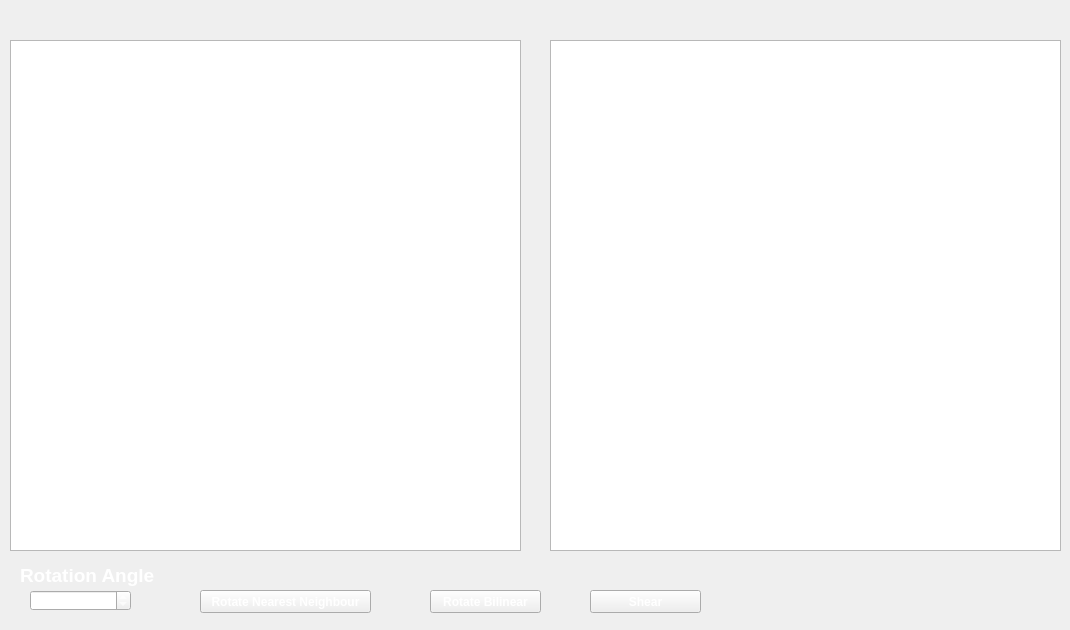
    <widget class="QWidget" name="tab_3">
     <attribute name="title">
      <string>Rotation</string>
     </attribute>
     <widget class="QGraphicsView" name="original_T">
      <property name="geometry">
       <rect>
        <x>10</x>
        <y>40</y>
        <width>511</width>
        <height>511</height>
       </rect>
      </property>
      <property name="styleSheet">
       <string notr="true"/>
      </property>
     </widget>
     <widget class="QGraphicsView" name="rotated_T">
      <property name="geometry">
       <rect>
        <x>550</x>
        <y>40</y>
        <width>511</width>
        <height>511</height>
       </rect>
      </property>
      <property name="styleSheet">
       <string notr="true"/>
      </property>
     </widget>
     <widget class="QLabel" name="label_18">
      <property name="geometry">
       <rect>
        <x>20</x>
        <y>560</y>
        <width>151</width>
        <height>31</height>
       </rect>
      </property>
      <property name="font">
       <font>
        <pointsize>14</pointsize>
        <weight>75</weight>
        <bold>true</bold>
       </font>
      </property>
      <property name="styleSheet">
       <string notr="true">color: rgb(255, 255, 255);</string>
      </property>
      <property name="text">
       <string>Rotation Angle</string>
      </property>
     </widget>
     <widget class="QDoubleSpinBox" name="doubleSpinBox_2">
      <property name="geometry">
       <rect>
        <x>30</x>
        <y>590</y>
        <width>101</width>
        <height>21</height>
       </rect>
      </property>
      <property name="styleSheet">
       <string notr="true">color: rgb(255, 255, 255);</string>
      </property>
      <property name="minimum">
       <double>-360.000000000000000</double>
      </property>
      <property name="maximum">
       <double>360.000000000000000</double>
      </property>
     </widget>
     <widget class="QPushButton" name="rotateNearestButton">
      <property name="geometry">
       <rect>
        <x>200</x>
        <y>590</y>
        <width>171</width>
        <height>23</height>
       </rect>
      </property>
      <property name="font">
       <font>
        <weight>75</weight>
        <bold>true</bold>
       </font>
      </property>
      <property name="styleSheet">
       <string notr="true">color: rgb(255, 255, 255);</string>
      </property>
      <property name="text">
       <string>Rotate Nearest Neighbour</string>
      </property>
     </widget>
     <widget class="QPushButton" name="rotateBilinearButton">
      <property name="geometry">
       <rect>
        <x>430</x>
        <y>590</y>
        <width>111</width>
        <height>23</height>
       </rect>
      </property>
      <property name="font">
       <font>
        <weight>75</weight>
        <bold>true</bold>
       </font>
      </property>
      <property name="styleSheet">
       <string notr="true">color: rgb(255, 255, 255);</string>
      </property>
      <property name="text">
       <string>Rotate Bilinear</string>
      </property>
     </widget>
     <widget class="QPushButton" name="shearButton">
      <property name="geometry">
       <rect>
        <x>590</x>
        <y>590</y>
        <width>111</width>
        <height>23</height>
       </rect>
      </property>
      <property name="font">
       <font>
        <weight>75</weight>
        <bold>true</bold>
       </font>
      </property>
      <property name="styleSheet">
       <string notr="true">color: rgb(255, 255, 255);</string>
      </property>
      <property name="text">
       <string>Shear</string>
      </property>
     </widget>
     <widget class="QLabel" name="angle_direction">
      <property name="geometry">
       <rect>
        <x>730</x>
        <y>590</y>
        <width>251</width>
        <height>31</height>
       </rect>
      </property>
      <property name="font">
       <font>
        <pointsize>14</pointsize>
       </font>
      </property>
      <property name="styleSheet">
       <string notr="true"/>
      </property>
      <property name="text">
       <string/>
      </property>
     </widget>
    </widget>
